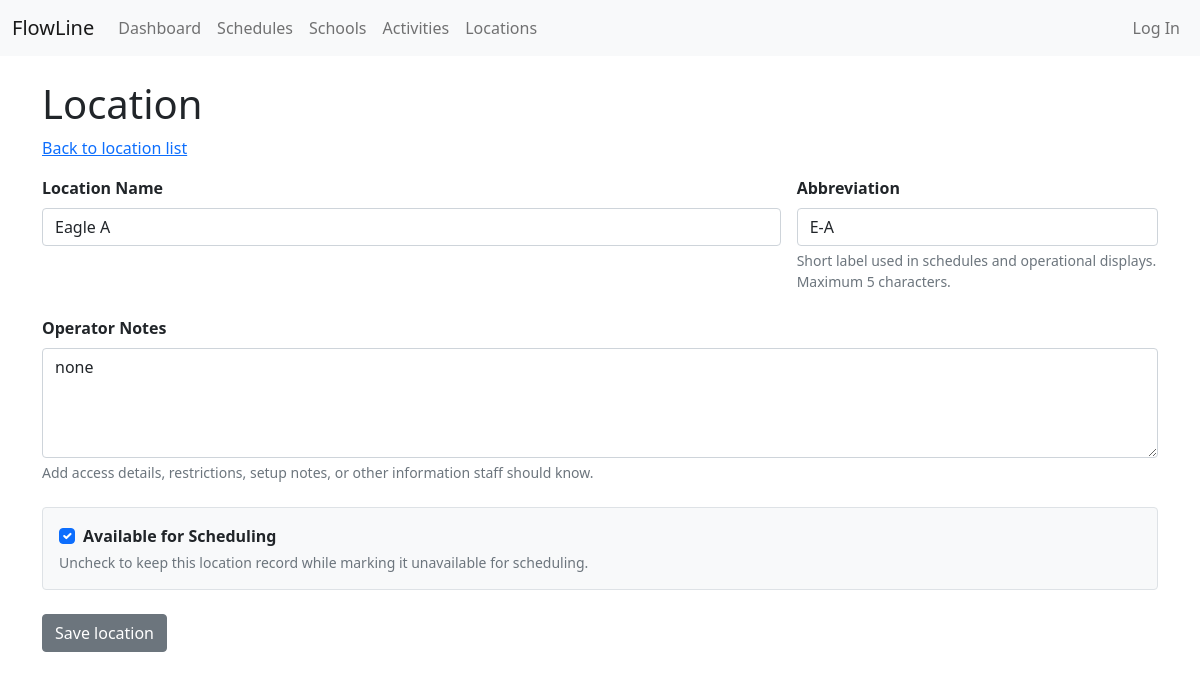
Screenshot of /location-update/4/ with the database file from the repository.
### scheduler_app/models.py (models this page shows, shortened)
class Locations(models.Model):
    loc_name = CharField(max_length=100, unique=True)
    loc_short = CharField(max_length=5, null=True, default='5 character max')
    description = TextField(default= 'Notes for the new people', blank=True, null=True)
    availible = BooleanField(default=True)

### scheduler_app/views.py (the view)
# urls.py: path("location-update/<int:pk>/", LocationUpdate.as_view(), name="location-update"),
class LocationUpdate(UpdateView):
    model = Locations
    form_class = LocationsForm
    template_name = "pay_end/locations_form.html"
    success_url = reverse_lazy('location-list')

### scheduler_app/forms.py
class LocationsForm(ModelForm):
    class Meta:
        model = Locations
        fields = "__all__"
        labels = {
            'loc_name': 'Location Name',
            'loc_short': 'Abbreviation',
            'description': 'Operator Notes',
            'availible': 'Available for Scheduling',
        }
        help_texts = {
            'loc_short': 'Short label used in schedules and operational displays. Maximum 5 characters.',
            'description': 'Add access details, restrictions, setup notes, or other information staff should know.',
            'availible': 'Uncheck to keep this location record while marking it unavailable for scheduling.',
        }
        widgets = {
            'loc_name': forms.TextInput(attrs={'class': 'form-control'}),
            'loc_short': forms.TextInput(attrs={'class': 'form-control'}),
            'description': forms.Textarea(attrs={'class': 'form-control', 'rows': 4}),
            'availible': forms.CheckboxInput(attrs={'class': 'form-check-input'}),
        }

### scheduler_app/templates/pay_end/locations_form.html (shortened to what this page needs)
{% extends 'pay_end/base_pay.html' %}
{% block content %}
    <h1 class="mt-4">Location</h1>
    <a href="{% url 'location-list' %}">Back to location list</a>
    <form action="" method="post" class="mt-3">
        {% include 'pay_end/_location_fields.html' %}
        <input type="submit" value="Save location" class="btn btn-secondary mb-4">
    </form>
{% endblock %}

### scheduler_app/templates/pay_end/_location_fields.html (shortened to what this page needs)
<div class="row g-3 mb-4">
    <div class="col-md-8">
        <label for="{{ form.loc_name.id_for_label }}" class="form-label fw-bold">{{ form.loc_name.label }}</label>
        {{ form.loc_name }}
    </div>
    <div class="col-md-4">
        <label for="{{ form.loc_short.id_for_label }}" class="form-label fw-bold">{{ form.loc_short.label }}</label>
        {{ form.loc_short }}
        {% if form.loc_short.help_text %}<div class="form-text">{{ form.loc_short.help_text }}</div>{% endif %}
    </div>
</div>
<div class="mb-4">
    <label for="{{ form.description.id_for_label }}" class="form-label fw-bold">{{ form.description.label }}</label>
    {{ form.description }}
    {% if form.description.help_text %}<div class="form-text">{{ form.description.help_text }}</div>{% endif %}
</div>
<div class="border rounded p-3 bg-light mb-4">
    <div class="form-check">
        {{ form.availible }}
        <label for="{{ form.availible.id_for_label }}" class="form-check-label fw-bold">{{ form.availible.label }}</label>
    </div>
    {% if form.availible.help_text %}<div class="form-text">{{ form.availible.help_text }}</div>{% endif %}
</div>

### rows the page displays
Locations: loc_name "Eagle A", loc_short "E-A", description "none", availible "☑"
